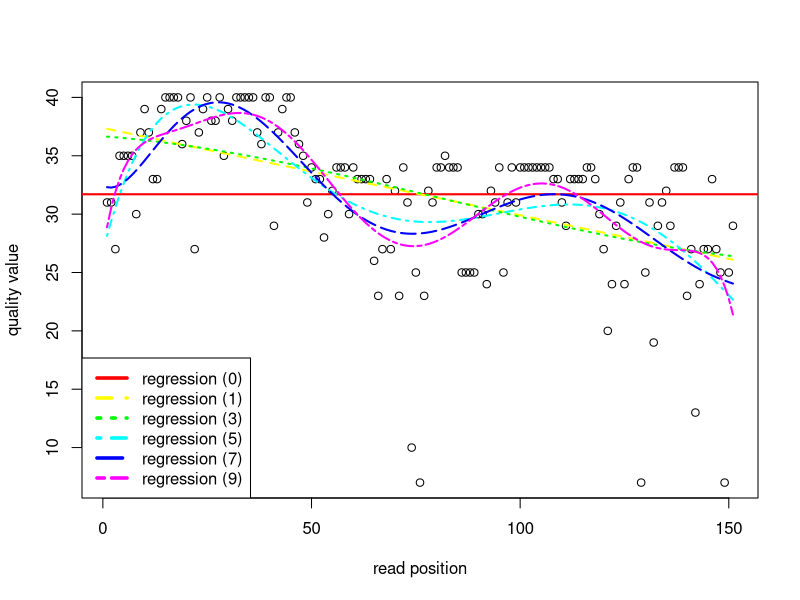

Write R code to recreate this figure.
# quals = "@@CFFFDDHHGHHJIJJIJIJJJIIJJJJGIJJJFGIGHHHFFFFEEEE@BDDDDDDDDDBDBDEDDDCACCDACCDDDDBDDDDDDDDDDBDC??CDDDDDBBBB@<CDDDDDDCCDACCC>ACCDDDDDCDAAACB8<55@BDD7<?B?"
# quals = "CCCFFFFFHHHHHJJJEFHGGIJIJGHJJJJJIJJJJJJIIJJJJJJJJJHHHHFFFFEECCCCDDCDDDCDDDBDDDDDDDCCDDCDBDDDDDBBB0<@CDEEDBBB@@0<5?>@C1?AA8<ABCDB?A?CC>:BCDD+4<13>A:3:>>"
# quals = "@@CDFFFFHGGGHIIGIIICADHBHIIIIIDHGHGIIIIIGIIIIIIIIIGIIIIIIII8BEBDDDFFFDDDB;BDDDCCDCDCDDDCCDCDDD@BB>?CA>C@BCDDBD8?>CCD<<AAB>>9>0<@5902:144>>@9<&)8&&9(>(("
# quals = "CCCFFFFFHHHGHJJJJHJIJJIJJIJJJIIJJJIGIJJJJJJJJJJJJJJJJJJJIJIJF=;=;;.;?=',(,(53(5(,((,(,5<C(>34(3&))55??B&))&)0(+((((0))00((((+((+&&&)&+(+((+((4+4((((()&"
# quals = "@@@FFFDFHHHFHGBGIIJJDIIIHJJJJJ@FHIGIJIJGIJJIIHGCHFFFFDD5&)&007((+((((((((+(+><)(29(+4(((+4?(&)))0(((((44(()5&&&&&&((((++4(+(+44:9(&++3((+&)&&&++&&&)(()"
# quals = "@@CFFFFDHDFFDHGIIIHGJJGHIIJFGGGGEHHIIGIFFEHFFEFDDDD8?:A@CDCDC8ADBCDDDCDDCDDDDBDCDDDCCCD?BB<:BC@C<>9809BBBDBCD@B9<@BDBD((>:99B<&0<9>9&88<B3)09>7)05)(42<"
# quals = "@@@FFFFDFHHHHGIIIIGGGHIGIJIIGEHHBEGI=GHEHHIEAEEGIJJHJ@EEAEFDA?B7>ACDACBBDDB@BB>BDBDDDDBDDCB99ACB?ACCCA>@A@BBBACCDCC058A(:::@C@DC@CC@:4>@C>>AAABB:4:@8?9"
# quals = "CCCFFFFFHHHHHIIJJJJJJIIJJJJJJJJJJJJGIGJJJHFFDEEEEEDDDDEDDDDCDDDBEEDDDDDDDDDDDDDDDCDDDDDDBBDDDDDBEDCD<BDDDDDDDCCDD@BDDDDCCBD>BB99A+:@DDCCD32>><8?B>?AD34"
# quals = "CCCFFFFFHHHHHJJJJJJJDHIJIJJJIJJGJJIJIJHFDDDDDDDEDDDDDDDDDDDEDDDDDDDDDDCDDDDDDDDDBDDDDDDDDBDDBD>CDCDDDDDDDDCC?CDDCDDCCABD@?BCDDDDEDDDDDDDD3:@AA?BB>05<<A"
# quals = "CCCFFFFFHHGHHJIJJJJJJJJJJIJJJJJIIIIIJJJJJIJJJJIIIIIHIIHHHHHFFFFFFCC>CEEDDCDDDCDDBDDDDDBDBDDDDDDDDDDDDDDDDCDE>>ACBACCB?CCACDDBDD?B5>9&0@:ACACC4<:A<+4:@A"
# quals = "CCCFFFFFHGGHHJJJHIJJJJGIIJJIIJIJHFFFFDDDDDDDDDDDCDDDDDDDEDDDDDDBDDDDDDCDDDDDDBBDDDBDBDDDDD5>BCCEDD@CDBD<7.?CC@CBDDBB>@BBDBCACC:+:8:>?BB3>?72<<4+4>825&&"
# quals = "CCCFFFFFHHGHHJIJJIJJIJJJJJJEHGGIGHFFDDDDDDDDDEDDDDDDDDDDDDDDDBBBDDDDDDDDDDD@B@BDDDBBB>B???@>?B@9ACCDDDDD?CCACCD8?B?ABDDBDDBD>@@DCC>:>9CCCC?ACC2?CA8A@(4"
quals = "@@<DDDD?FHFBBHIIIIEGI<FHIGGIDHGIIIIIFEII>FHIIFED@CBB=?ACCC?CBBBB;8<B<A8C@+:(8A@CCDCCC::::??9A@C:@C@CCCCCCCCBB@>BBBBCCB?<59>@9BCC(:@4>@A>CCC8<.9<<B<:(:>"

# Turn quality string into ascii values.
ord <- function(x) {
  s <- x[1]
  
  intbits <- .Machine$sizeof.long * 4
  bits <- raw(nchar(s) * intbits)
  
  r <- charToRaw(x)
  idx <- if (.Platform$endian == "little") 1:8 else 25:32
  for (i in 1:nchar(s)) {
    bits[idx + ((i - 1) * intbits)] <- rawToBits(r[i])
  }
  packBits(bits, 'integer')
}

# Normalize the quality values.
quals = ord(quals) - 33
x = seq(1,length(quals))

# Store the 6 types of regression used.
colors = rainbow(6)
degrees = c(1,3,5,7,9)

pdf("example_regression.pdf", width=12, height=7.5)
plot(x,quals, xlab = "read position", ylab = "quality value")
curr_color <- 1

# Add regression (0).
abline(h = mean(quals), col = colors[[1]], lwd = 2)
for (degree in degrees) {
  fit = lm(quals ~ poly(x, degree))
  lines(fit$fitted.values, col = colors[[curr_color + 1]], lty = curr_color + 1, lwd = 2)
  curr_color <- curr_color + 1
}
legend("bottomleft",
       c("regression (0)","regression (1)", "regression (3)", "regression (5)", "regression (7)", "regression (9)"),
       lty=seq(1,6),
       lwd=c(3.5,3.5), col=colors)

dev.off()
